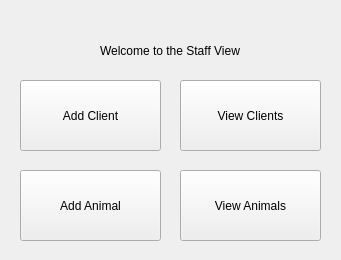
<?xml version="1.0" encoding="UTF-8"?>
<ui version="4.0">
 <class>PostLoginStaff</class>
 <widget class="QDialog" name="PostLoginStaff">
  <property name="geometry">
   <rect>
    <x>0</x>
    <y>0</y>
    <width>341</width>
    <height>260</height>
   </rect>
  </property>
  <property name="windowTitle">
   <string>Dialog</string>
  </property>
  <widget class="QLabel" name="WelcomeLabel">
   <property name="geometry">
    <rect>
     <x>100</x>
     <y>20</y>
     <width>181</width>
     <height>61</height>
    </rect>
   </property>
   <property name="text">
    <string>Welcome to the Staff View</string>
   </property>
  </widget>
  <widget class="QPushButton" name="AddAnimalButton">
   <property name="geometry">
    <rect>
     <x>20</x>
     <y>170</y>
     <width>141</width>
     <height>71</height>
    </rect>
   </property>
   <property name="text">
    <string>Add Animal</string>
   </property>
   <property name="autoDefault">
    <bool>false</bool>
   </property>
  </widget>
  <widget class="QPushButton" name="ViewAnimalsButton">
   <property name="geometry">
    <rect>
     <x>180</x>
     <y>170</y>
     <width>141</width>
     <height>71</height>
    </rect>
   </property>
   <property name="text">
    <string>View Animals</string>
   </property>
   <property name="autoDefault">
    <bool>false</bool>
   </property>
  </widget>
  <widget class="QPushButton" name="AddClientButton">
   <property name="geometry">
    <rect>
     <x>20</x>
     <y>80</y>
     <width>141</width>
     <height>71</height>
    </rect>
   </property>
   <property name="text">
    <string>Add Client</string>
   </property>
   <property name="autoDefault">
    <bool>false</bool>
   </property>
  </widget>
  <widget class="QPushButton" name="ViewClientsButton">
   <property name="geometry">
    <rect>
     <x>180</x>
     <y>80</y>
     <width>141</width>
     <height>71</height>
    </rect>
   </property>
   <property name="text">
    <string>View Clients</string>
   </property>
   <property name="autoDefault">
    <bool>false</bool>
   </property>
  </widget>
 </widget>
 <resources/>
 <connections/>
</ui>
